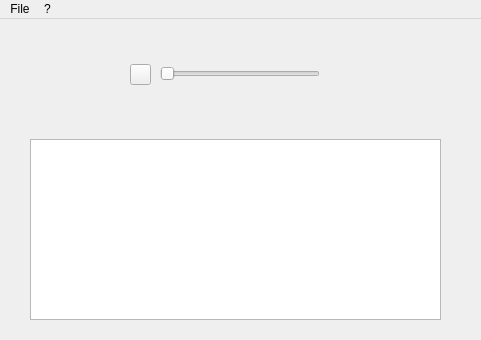
<?xml version="1.0" encoding="UTF-8"?>
<ui version="4.0">
 <class>MainWindow</class>
 <widget class="QMainWindow" name="MainWindow">
  <property name="enabled">
   <bool>true</bool>
  </property>
  <property name="geometry">
   <rect>
    <x>0</x>
    <y>0</y>
    <width>481</width>
    <height>340</height>
   </rect>
  </property>
  <property name="minimumSize">
   <size>
    <width>481</width>
    <height>340</height>
   </size>
  </property>
  <property name="maximumSize">
   <size>
    <width>481</width>
    <height>340</height>
   </size>
  </property>
  <property name="windowTitle">
   <string>Italian Radio</string>
  </property>
  <property name="windowIcon">
   <iconset>
    <normaloff>img/favicon.ico</normaloff>img/favicon.ico</iconset>
  </property>
  <widget class="QWidget" name="centralWidget">
   <widget class="QLabel" name="imgLeft">
    <property name="geometry">
     <rect>
      <x>30</x>
      <y>14</y>
      <width>91</width>
      <height>81</height>
     </rect>
    </property>
    <property name="text">
     <string/>
    </property>
    <property name="pixmap">
     <pixmap>img/speaker.png</pixmap>
    </property>
    <property name="scaledContents">
     <bool>true</bool>
    </property>
   </widget>
   <widget class="QLabel" name="imgRight">
    <property name="geometry">
     <rect>
      <x>350</x>
      <y>20</y>
      <width>91</width>
      <height>81</height>
     </rect>
    </property>
    <property name="text">
     <string/>
    </property>
    <property name="pixmap">
     <pixmap>img/speaker.png</pixmap>
    </property>
    <property name="scaledContents">
     <bool>true</bool>
    </property>
   </widget>
   <widget class="QPushButton" name="PlayButton">
    <property name="geometry">
     <rect>
      <x>130</x>
      <y>45</y>
      <width>21</width>
      <height>21</height>
     </rect>
    </property>
    <property name="text">
     <string/>
    </property>
    <property name="icon">
     <iconset>
      <normaloff>img/play_audio.png</normaloff>img/play_audio.png</iconset>
    </property>
    <property name="iconSize">
     <size>
      <width>32</width>
      <height>32</height>
     </size>
    </property>
   </widget>
   <widget class="QListWidget" name="listWidget">
    <property name="geometry">
     <rect>
      <x>30</x>
      <y>120</y>
      <width>411</width>
      <height>181</height>
     </rect>
    </property>
   </widget>
   <widget class="QSlider" name="AudioSlider">
    <property name="geometry">
     <rect>
      <x>160</x>
      <y>40</y>
      <width>160</width>
      <height>29</height>
     </rect>
    </property>
    <property name="orientation">
     <enum>Qt::Horizontal</enum>
    </property>
   </widget>
  </widget>
  <widget class="QMenuBar" name="menuBar">
   <property name="geometry">
    <rect>
     <x>0</x>
     <y>0</y>
     <width>481</width>
     <height>25</height>
    </rect>
   </property>
   <widget class="QMenu" name="menuFile">
    <property name="title">
     <string>File</string>
    </property>
    <addaction name="actionEsci"/>
   </widget>
   <widget class="QMenu" name="menu">
    <property name="title">
     <string>?</string>
    </property>
    <addaction name="actionInformation"/>
   </widget>
   <addaction name="menuFile"/>
   <addaction name="menu"/>
  </widget>
  <action name="actionEsci">
   <property name="text">
    <string>Esci</string>
   </property>
  </action>
  <action name="actionInformation">
   <property name="text">
    <string>Information</string>
   </property>
  </action>
 </widget>
 <layoutdefault spacing="6" margin="11"/>
 <resources/>
 <connections>
  <connection>
   <sender>actionEsci</sender>
   <signal>triggered()</signal>
   <receiver>MainWindow</receiver>
   <slot>close()</slot>
   <hints>
    <hint type="sourcelabel">
     <x>-1</x>
     <y>-1</y>
    </hint>
    <hint type="destinationlabel">
     <x>199</x>
     <y>137</y>
    </hint>
   </hints>
  </connection>
 </connections>
</ui>
